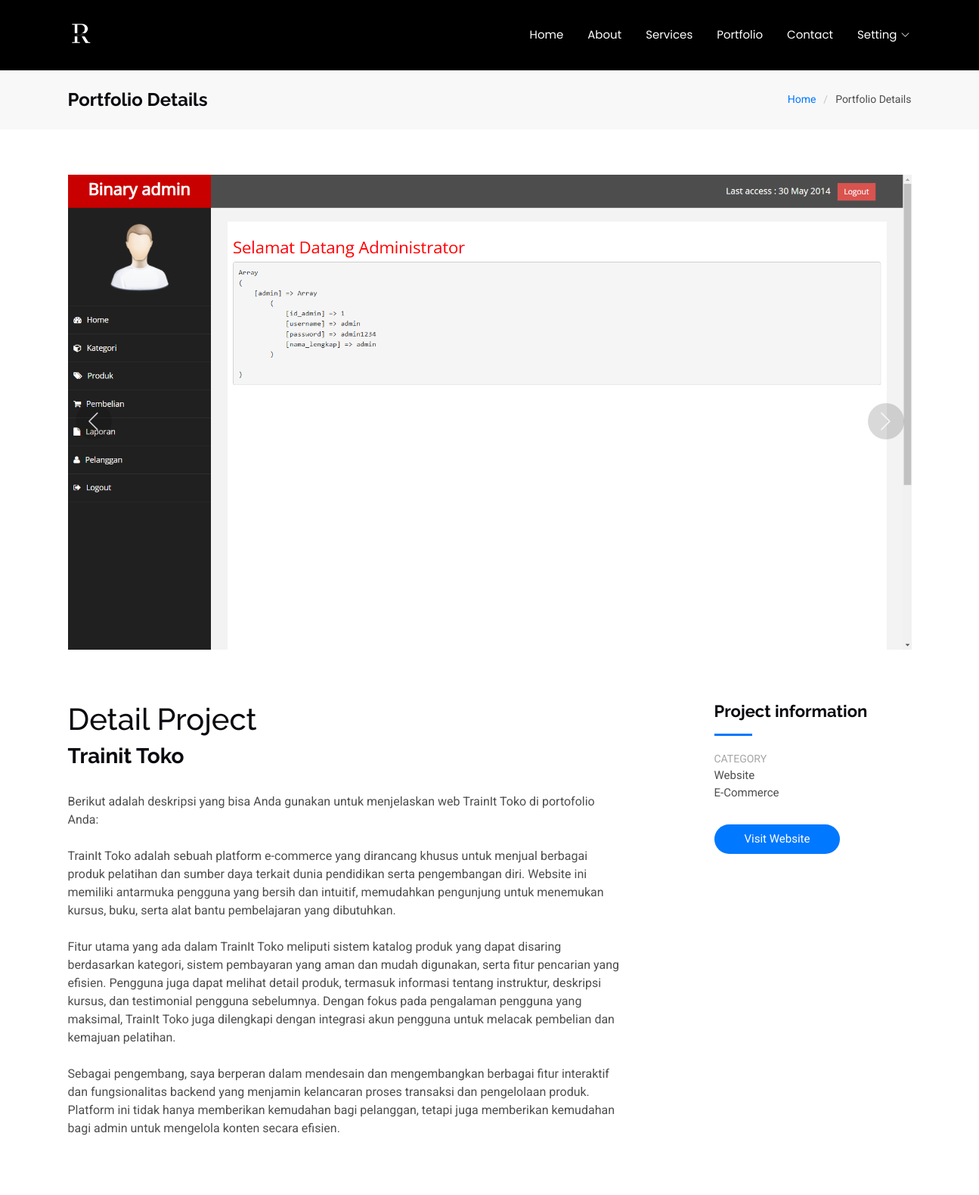
/Web_Profile/portfolio-details.php?id=2, run on the app's committed database.
### tables this page shows
CREATE TABLE `portfolio` (
  `id_portfolio` int(11) NOT NULL,
  `category` varchar(255) NOT NULL,
  `tentang` varchar(255) NOT NULL,
  `judul_portfolio` varchar(255) NOT NULL,
  `deskripsi_portfolio` text NOT NULL,
  `portfolio_foto` varchar(255) NOT NULL,
  `linking` varchar(255) NOT NULL
);

### Web_Profile/portfolio-details.php (the view, shortened to what this page needs)
<?php
include 'koneksi.php';
$id_portfolio = $_GET["id"];
$ambil = $koneksi->query("SELECT * FROM portfolio WHERE id_portfolio='$id_portfolio'");
$detail = $ambil->fetch_assoc();
?>
<!DOCTYPE html>
<html lang="en">
<head>
  <link href="assets/vendor/bootstrap/css/bootstrap.min.css" rel="stylesheet">
  <link href="assets/vendor/bootstrap-icons/bootstrap-icons.css" rel="stylesheet">
  <link href="assets/vendor/aos/aos.css" rel="stylesheet">
  <link href="assets/vendor/glightbox/css/glightbox.min.css" rel="stylesheet">
  <link href="assets/vendor/swiper/swiper-bundle.min.css" rel="stylesheet">
  <link href="assets/css/main.css" rel="stylesheet">
</head>
<body class="portfolio-details-page overflow-x-hidden">
  <header id="header" class="header d-flex align-items-center sticky-top">
    <div class="container-fluid container-xl position-relative d-flex align-items-center justify-content-between">
      <a href="index.php" class="logo d-flex align-items-center">
        <img src="assets/img/logo.png" alt="" height="auto">
      </a>
      <?php
      include 'menu.php'
        ?>
    </div>
  </header>
  <main class="main">
    <div class="page-title" data-aos="fade">
      <div class="container d-lg-flex justify-content-between align-items-center">
        <h1 class="mb-2 mb-lg-0">Portfolio Details</h1>
        <nav class="breadcrumbs">
          <ol>
            <li><a href="portfolio.php">Home</a></li>
            <li class="current">Portfolio Details</li>
          </ol>
        </nav>
      </div>
    </div>
    <section id="portfolio-details" class="portfolio-details section">
      <div class="container" data-aos="fade-up">
        <div class="portfolio-details-slider swiper init-swiper">
          <div class="swiper-wrapper align-items-center">
            <div class="swiper-slide">
              <img src="../assets/img/portfolio_photo/<?php echo $detail['portfolio_foto']; ?>" alt="">
            </div>
          </div>
          <div class="swiper-button-prev"></div>
          <div class="swiper-button-next"></div>
        </div>
        <div class="row justify-content-between gy-4 mt-4">
          <div class="col-lg-8" data-aos="fade-up">
            <div class="portfolio-description">
              <h1>Detail Project</h1>
              <h3><b><?php echo $detail['judul_portfolio']; ?></b></h3> <br>
              <p>
                <?php echo nl2br($detail['deskripsi_portfolio']); ?>
              </p>
            </div>
          </div>
          <div class="col-lg-3" data-aos="fade-up" data-aos-delay="100">
            <div class="portfolio-info">
              <h3>Project information</h3>
              <ul>
                <li><strong>Category</strong>
                  <p>
                    <?php echo $detail['category']; ?><br>
                    <?php echo $detail['tentang']; ?>
                  </p>
                </li>
                <li><a href="<?php echo $detail['linking']; ?>" class="btn-visit align-self-start">Visit Website</a>
                </li>
              </ul>
            </div>
          </div>
        </div>
      </div>
    </section>
  </main>
</body>
</html>

### Web_Profile/assets/css/main.css (style rules this page uses)
:root { --default-font: "Roboto", system-ui, -apple-system, "Segoe UI", Roboto, "Helvetica Neue", Arial, "Noto Sans", "Liberation Sans", sans-serif, "Apple Color Emoji", "Segoe UI Emoji", "Segoe UI Symbol", "Noto Color Emoji"; --heading-font: "Raleway", sans-serif; --nav-font: "Poppins", sans-serif; }
:root { --background-color: #ffffff; --default-color: #4e4e4e; --heading-color: #0a090f; --accent-color: #0078ff; --surface-color: #ffffff; --contrast-color: #ffffff; }
:root { --nav-color: #ffffff; --nav-hover-color: #ffffff; --nav-mobile-background-color: #ffffff; --nav-dropdown-background-color: #ffffff; --nav-dropdown-color: #212529; --nav-dropdown-hover-color: #0078ff; }
:root { scroll-behavior: smooth; }
body { color: var(--default-color); background-color: var(--background-color); font-family: var(--default-font); }
a { color: var(--accent-color); text-decoration: none; transition: 0.3s; }
h1, h2, h3, h4, h5, h6 { color: var(--heading-color); font-family: var(--heading-font); }
.header { --background-color: #000000; --default-color: #ffffff; --heading-color: #ffffff; color: var(--default-color); background-color: var(--background-color); padding: 20px 0; transition: all 0.5s; z-index: 997; }
.header .logo { line-height: 1; }
.header .logo img { max-height: 32px; margin-right: 8px; }
.page-title { --background-color: color-mix(in srgb, var(--default-color), transparent 96%); color: var(--default-color); background-color: var(--background-color); padding: 25px 0; position: relative; }
.page-title h1 { font-size: 24px; font-weight: 700; }
.page-title .breadcrumbs ol { display: flex; flex-wrap: wrap; list-style: none; padding: 0; margin: 0; font-size: 14px; font-weight: 400; }
.page-title .breadcrumbs ol li+li { padding-left: 10px; }
.page-title .breadcrumbs ol li+li::before { content: "/"; display: inline-block; padding-right: 10px; color: color-mix(in srgb, var(--default-color), transparent 70%); }
section, .section { color: var(--default-color); background-color: var(--background-color); padding: 60px 0; scroll-margin-top: 92px; overflow: clip; }
.portfolio-details .portfolio-details-slider img { width: 100%; }
.portfolio-details .swiper-wrapper { height: auto; }
.portfolio-details .swiper-button-prev, .portfolio-details .swiper-button-next { width: 48px; height: 48px; }
.portfolio-details .swiper-button-prev:after, .portfolio-details .swiper-button-next:after { color: rgba(255, 255, 255, 0.8); background-color: rgba(0, 0, 0, 0.15); font-size: 24px; border-radius: 50%; width: 48px; height: 48px; display: flex; align-items: center; justify-content: center; transition: 0.3s; }
.portfolio-details .portfolio-info h3 { font-size: 22px; font-weight: 700; margin-bottom: 20px; padding-bottom: 20px; position: relative; }
.portfolio-details .portfolio-info h3:after { content: ""; position: absolute; display: block; width: 50px; height: 3px; background: var(--accent-color); left: 0; bottom: 0; }
.portfolio-details .portfolio-info ul { list-style: none; padding: 0; font-size: 15px; }
.portfolio-details .portfolio-info ul li { display: flex; flex-direction: column; padding-bottom: 15px; }
.portfolio-details .portfolio-info ul strong { text-transform: uppercase; font-weight: 400; color: color-mix(in srgb, var(--default-color), transparent 50%); font-size: 14px; }
.portfolio-details .portfolio-info .btn-visit { padding: 8px 40px; background: var(--accent-color); color: var(--contrast-color); border-radius: 50px; transition: 0.3s; }
.portfolio-details .portfolio-description p { padding: 0; }

### data on the page
portfolio: portfolio_foto (picture), judul_portfolio "Trainit Toko", deskripsi_portfolio "Berikut adalah deskripsi yang bisa Anda gunakan untuk menjelaskan web TrainIt Toko di portofolio Anda: TrainIt Toko adalah sebuah platform e-commerce yang dirancang khusus untuk menjual berbagai produk pelatihan dan sumber daya terkait dunia pendidikan serta pengembangan diri. Website ini memiliki antarmuka pengguna yang bersih dan intuitif, memudahkan pengunjung untuk menemukan kursus, buku, serta alat bantu pembelajaran yang dibutuhkan. Fitur utama yang ada dalam TrainIt Toko meliputi sistem katalog produk yang dapat disaring berdasarkan kategori, sistem pembayaran yang aman dan mudah digunakan, serta fitur pencarian yang efisien. Pengguna juga dapat melihat detail produk, termasuk…", category "Website", tentang "E-Commerce"
